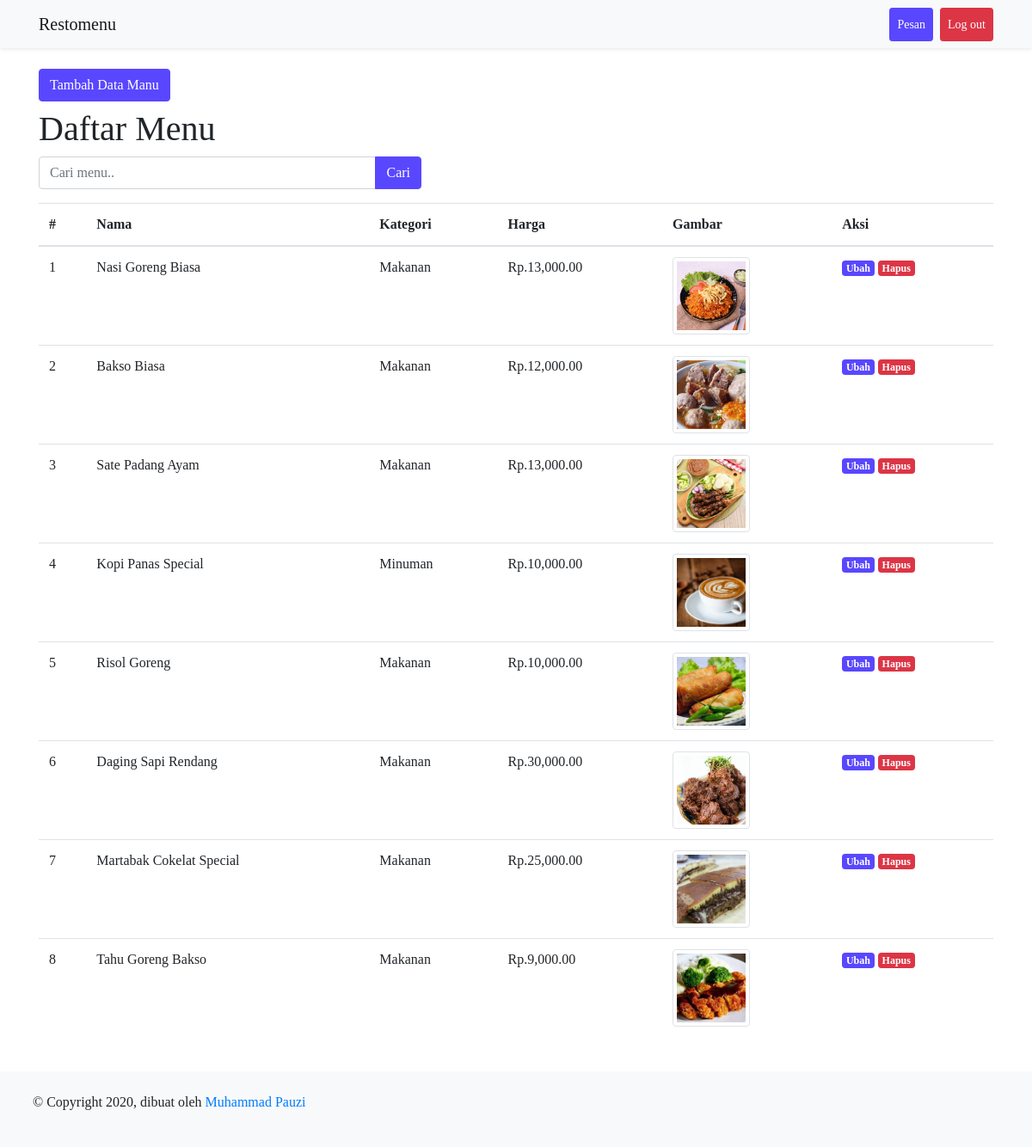
The app's page /index.php (signed in) with its own data.
### tables this page shows
CREATE TABLE `menu` (
  `id` int(11) NOT NULL,
  `nama` varchar(128) NOT NULL,
  `kategori` varchar(128) NOT NULL,
  `harga` int(11) NOT NULL,
  `gambar` varchar(255) NOT NULL
);

### proses/functions.php (called while the page is built, shortened)
<?php
function getConn()
{
    return mysqli_connect("localhost", 'root', '', 'db_restomenu');
}
function query($query)
{
    $conn = getConn();
    $result = mysqli_query($conn, $query);
    $rows = [];
    while ($row = mysqli_fetch_assoc($result)) {
        $rows[] = $row;
    }
    return $rows;
}

### index.php (the view, shortened to what this page needs)
<?php
$daftarMenu = query("SELECT * FROM menu");
?>
<!DOCTYPE html>
<html lang="en">
<head>
    <link rel="stylesheet" href="vendor/bootstrap4/css/bootstrap.min.css">
    <link rel="stylesheet" href="assets/css/style.css">
</head>
<body>
    <nav class="navbar navbar-expand-lg navbar-light bg-light shadow-sm">
        <div class="container">
            <a class="navbar-brand" href="index.php">Restomenu</a>
            <div class="collapse navbar-collapse" id="navCollapse">
                <div class="navbar-nav ml-auto">
                    <a class="nav-item nav-link btn btn-my-color btn-sm text-white mr-2" href="pesan.php">Pesan</a>
                    <a href="proses/logout_proses.php" class="nav-item nav-link btn btn-danger btn-sm text-white">Log out</a>
                </div>
            </div>
        </div>
    </nav>
    <div class="container main">
        <div class="row mt-4">
            <div class="col">
                <a href="tambah.php" class="btn btn-my-color">Tambah Data Manu</a>
            </div>
        </div>
        <div class="row mt-2">
            <div class="col">
                <h1>Daftar Menu</h1>
            </div>
        </div>
        <div class="row">
            <div class="col-md-5">
                <form action="" method="post">
                    <div class="input-group mb-3">
                        <input type="text" class="form-control" placeholder="Cari menu.." autofocus autocomplete="off" name="keyword">
                        <div class="input-group-append">
                            <button class="btn btn-my-color" type="submit" name="cari">Cari</button>
                        </div>
                    </div>
                </form>
            </div>
        </div>
        <div class="row">
            <div class="col">
                <table class="table <?= empty($daftarMenu) ? '' : 'table-hover'; ?>">
                    <thead>
                        <tr>
                            <th>#</th>
                            <th>Nama</th>
                            <th>Kategori</th>
                            <th>Harga</th>
                            <th>Gambar</th>
                            <th>Aksi</th>
                        </tr>
                    </thead>
                    <tbody>
                        <?php $no = 1;
                        foreach ($daftarMenu as $m) : ?>
                            <tr>
                                <td><?= $no++; ?></td>
                                <td><?= $m['nama']; ?></td>
                                <td><?= $m['kategori']; ?></td>
                                <td><?= 'Rp.' . number_format($m['harga'], 2, '.', ','); ?></td>
                                <td><img src="assets/image/<?= $m['gambar']; ?>" class="img-thumbnail image-kecil" id="gambar" data-toggle="modal" data-target="#imageModal"></td>
                                <td>
                                    <a href="ubah.php?id=<?= $m['id']; ?>" class="badge badge-my-color badge-sm">Ubah</a>
                                    <a href="proses/hapus_proses.php?id=<?= $m['id']; ?>" class="badge badge-danger btn-sm" onclick="return confirm('Apakah kamu yakin ?');">Hapus</a>
                                </td>
                            </tr>
                        <?php endforeach; ?>
                    </tbody>
                </table>
            </div>
        </div>
    </div>
    <footer class="navbar navbar-inverse navbar-fixed-bottom bg-light mt-4 p-4">
        <div class="container">
            <div class="row">
                <div class="col mx-auto text-center pl-2">
                    <p>&copy; Copyright 2020, dibuat oleh <a href="">Muhammad Pauzi</a></p>
                </div>
            </div>
        </div>
    </footer>
</body>
</html>

### assets/css/style.css (style rules this page uses)
* { font-family: 'Times New Roman'; }
.main { min-height: 100vh; }
.btn-my-color,.badge-my-color { color: white !important; background-color: #5947ff !important; border-color: #5947ff !important; }
.image-kecil { width: 90px; height: 90px; object-fit: cover; cursor: pointer; }

### records on screen
menu: nama "Nasi Goreng Biasa", kategori "Makanan", harga "13,000.00", gambar (picture)
menu: nama "Bakso Biasa", kategori "Makanan", harga "12,000.00", gambar (picture)
menu: nama "Sate Padang Ayam", kategori "Makanan", harga "13,000.00", gambar (picture)
menu: nama "Kopi Panas Special", kategori "Minuman", harga "10,000.00", gambar (picture)
menu: nama "Risol Goreng", kategori "Makanan", harga "10,000.00", gambar (picture)
menu: nama "Daging Sapi Rendang", kategori "Makanan", harga "30,000.00", gambar (picture)
menu: nama "Martabak Cokelat Special", kategori "Makanan", harga "25,000.00", gambar (picture)
menu: nama "Tahu Goreng Bakso", kategori "Makanan", harga "9,000.00", gambar (picture)
